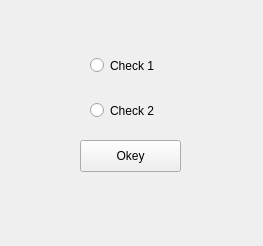
<?xml version="1.0" encoding="UTF-8"?>
<ui version="4.0">
 <class>MainWindow</class>
 <widget class="QMainWindow" name="MainWindow">
  <property name="geometry">
   <rect>
    <x>0</x>
    <y>0</y>
    <width>263</width>
    <height>246</height>
   </rect>
  </property>
  <property name="windowTitle">
   <string>MainWindow</string>
  </property>
  <widget class="QWidget" name="centralwidget">
   <widget class="QRadioButton" name="radioButton">
    <property name="geometry">
     <rect>
      <x>90</x>
      <y>50</y>
      <width>111</width>
      <height>31</height>
     </rect>
    </property>
    <property name="text">
     <string>Check 1</string>
    </property>
   </widget>
   <widget class="QRadioButton" name="radioButton_2">
    <property name="geometry">
     <rect>
      <x>90</x>
      <y>90</y>
      <width>111</width>
      <height>41</height>
     </rect>
    </property>
    <property name="text">
     <string>Check 2</string>
    </property>
   </widget>
   <widget class="QPushButton" name="pushButton">
    <property name="geometry">
     <rect>
      <x>80</x>
      <y>140</y>
      <width>101</width>
      <height>32</height>
     </rect>
    </property>
    <property name="text">
     <string>Okey</string>
    </property>
   </widget>
  </widget>
 </widget>
 <resources/>
 <connections/>
</ui>
